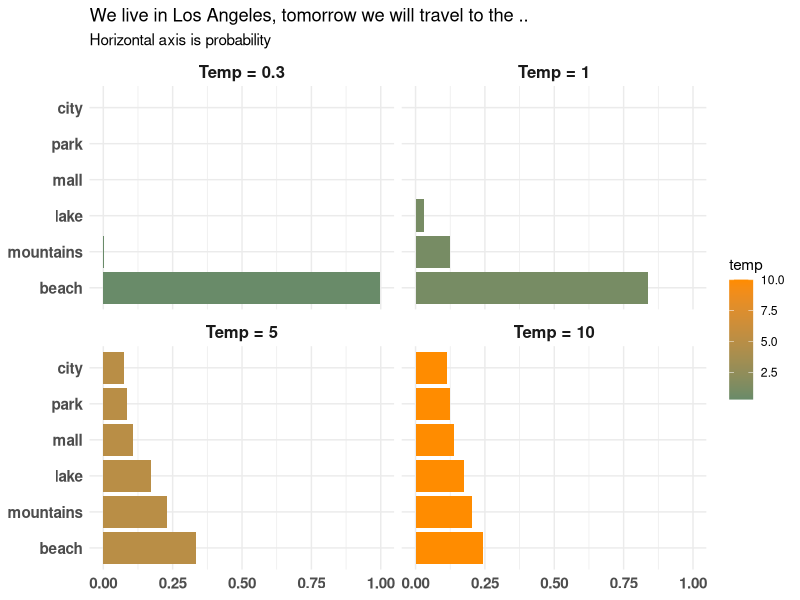

This chart was generated by the following R code:
## ---- chunk 1

library(ggplot2)
library(tidyr)

softmax <- function(values, temps) {
  words <- names(values) 
  
  # Below is the softmax function
  exp_values <- exp(outer(values, 1 / temps))
  softmax_values <- sweep(exp_values, 2, colSums(exp_values), `/`)
  
  data.frame(
    temp = rep(temps, each = length(values)),
    word = rep(words, times = length(temps)),
    prob = c(softmax_values)
  )
}

# We live in Los Angeles, tomorrow we will travel to the ..
values <- c("beach"     = 9.1,
            "mountains" = 7.2, 
            "lake"      = 5.8,
            "mall"      = 3.4,
            "park"      = 2.3,
            "city"      = 1.5
           )

temps <- c(0.3, 1, 5, 10)
softmax_data <- softmax(values, temps)

# Plot
softmax_data |> ggplot(aes(y = reorder(word, -values[word]),
                           x = prob, fill = temp)) +
    geom_bar(stat = "identity") +
    facet_wrap(~temp, nrow = 2, ncol = 2, 
               labeller = labeller(temp = function(x) paste("Temp =", x))) +
    labs(title = "We live in Los Angeles, tomorrow we will travel to the ..",
         subtitle = "Horizontal axis is probability",
         x = NULL, y = NULL) +
    scale_fill_gradient(low = "darkseagreen4", high = "darkorange") + 
    theme_minimal() +
    theme(
        strip.text = element_text(face = "bold", size = 12), # facet labels
        axis.title.x = element_text(face = "bold", size = 12), # X-axis label
        axis.text.x = element_text(size = 11, face = "bold"),
        axis.text.y = element_text(size = 11, face = "bold")
    )

